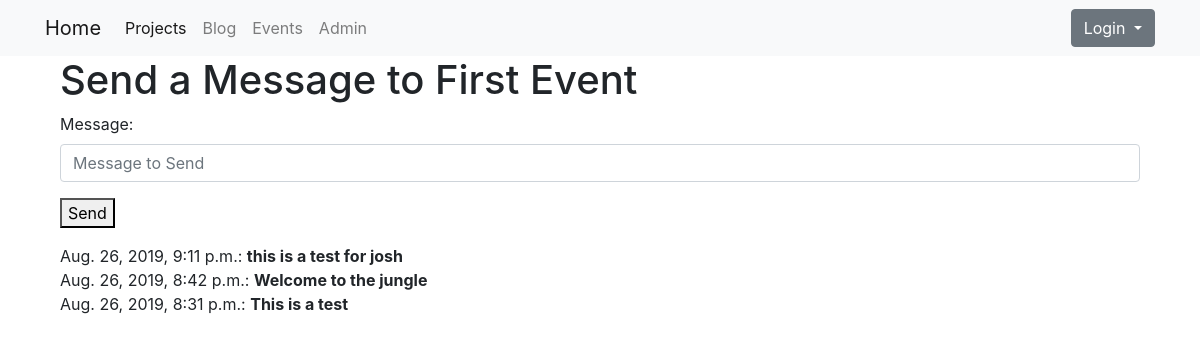
Page /posting/post-1/ on the committed database.
### posting/models.py (models this page shows, shortened)
class Event(models.Model):
  name = models.CharField(max_length=20)

class Message(models.Model):
  created_on = models.DateTimeField(auto_now_add=True)
  message = models.CharField(max_length=50)
  event = models.ForeignKey('Event', on_delete=models.CASCADE)

### posting/views.py (the view, shortened to what this page needs)
# urls.py: path("post-<int:event_pk>/", views.post_info, name="post_info"),
def post_info(request, event_pk):
  event = Event.objects.get(pk = event_pk)
  form = MessageForm()
  messages = Message.objects.filter(event=event).order_by('-created_on')[:3]
  context = {
    "event": event,
    "messages": messages,
    "form": form,
  }
  return render(request, 'post_info.html', context)

### posting/forms.py
class MessageForm(forms.Form):
  message = forms.CharField(
    max_length=50,
    widget=forms.TextInput(attrs={
      "class": "form-control",
      "placeholder": "Message to Send",
      'autofocus': 'autofocus'
    })
  )

### posting/templates/post_info.html (shortened to what this page needs)
{% extends "base.html" %}
{% block page_content %}
<div class="col">
  <h1>Send a Message to {{ event.name }}</h1>
  <form action="{% url 'post_info' event.pk %}" method="post">
    {% for field in form %}
      <div class="form-group">
          {{ field.label_tag }} <br>
          {{ field }}
      </div>
    {% endfor %}
    <button type="submit">
      Send
    </button>
  </form>
  {% for message in messages %}
  {{ message.created_on }}: <b>{{ message.message }}</b> <br>
  {% endfor %}
</div>
{% endblock %}

### rows in the picture
Event: name "First Event"
Message: created_on "Aug. 26, 2019, 9:11 p.m.", message "this is a test for josh"
Message: created_on "Aug. 26, 2019, 8:42 p.m.", message "Welcome to the jungle"
Message: created_on "Aug. 26, 2019, 8:31 p.m.", message "This is a test"

### other values in the picture
{{ field.label_tag }} "Message:"
